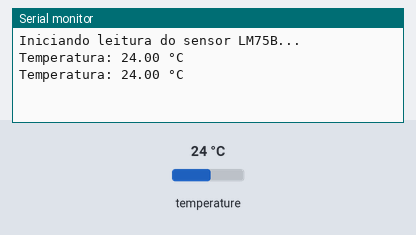
Bench run of a sketch on a simulated ESP32. Shown: the last lines printed to the serial monitor. Wiring (inferred from the names in the program): LM75 temperature sensor at I2C address 0x48. Inputs (shaded band) come from the test bench; at power-on: temperature 24 °C.

Above: at 1.8 s.
1.9 s: temperature set to 12 °C
At 2.8 s:
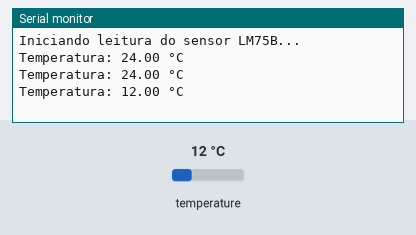
3.4 s: temperature set to 19 °C
At 4.8 s:
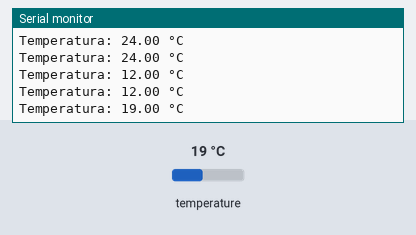
Timing chart, 0 to 6.4 s (numbered marks = the images above; inputs shaded):
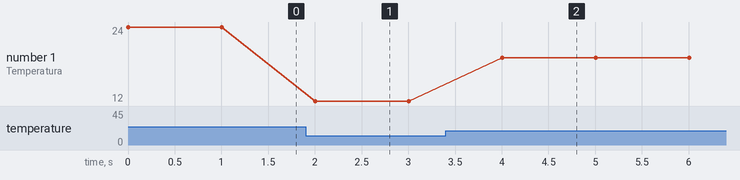

The sketch:

LM75B.ino
```cpp
/*
 * Exemplo de I2C para leitura do Sensor de temperatura LM75B
 *
 * descrição: Este código é um exemplo de comunicação I2C com o sensor de temperatura LM75B
 * objetivo: Demonstrar o uso da I2C no modo mestre para leitura de dados de um sensor de temperatura
 *
 * Autor: Fábio Souza
 * data: 11/10/2024
 */

#include <Wire.h>

#define LM75B_I2C_ADDRESS 0x48  // Endereço I2C padrão do LM75B
#define TEMPERATURE_REGISTER 0x00  // Registro de temperatura

void setup() {
    Serial.begin(115200);
    Wire.begin(); // Inicializa I2C no ESP32

    Serial.println("Iniciando leitura do sensor LM75B...");
}

void loop() {
    float temperatura = lerTemperaturaLM75B();
    Serial.print("Temperatura: ");
    Serial.print(temperatura);
    Serial.println(" °C");

    delay(1000); // Aguarda 1 segundo antes da próxima leitura
}

float lerTemperaturaLM75B() {
    Wire.beginTransmission(LM75B_I2C_ADDRESS);
    Wire.write(TEMPERATURE_REGISTER);  // Seleciona o registro de temperatura
    Wire.endTransmission(false); // Mantém a comunicação ativa

    Wire.requestFrom(LM75B_I2C_ADDRESS, 2);  // Solicita 2 bytes

    if (Wire.available() == 2) {
        uint8_t msb = Wire.read(); // Byte mais significativo
        uint8_t lsb = Wire.read(); // Byte menos significativo

        int16_t rawTemperature = (msb << 8) | lsb; // Junta os bytes
        rawTemperature >>= 7; // Mantém apenas os 9 bits significativos

        return rawTemperature * 0.5; // Converte para Celsius
    }

    return NAN; // Retorna NaN se houver erro na leitura
}
```

Measured:
- after the input at 1.9 s, the serial monitor: prints a new line after 0.10 s (image 1)
- after the input at 3.4 s, the serial monitor: prints a new line after 0.60 s (image 2)
- plotted number 1: 24 → 12 after the input at 1.9 s, 12 → 19 after the input at 3.4 s
